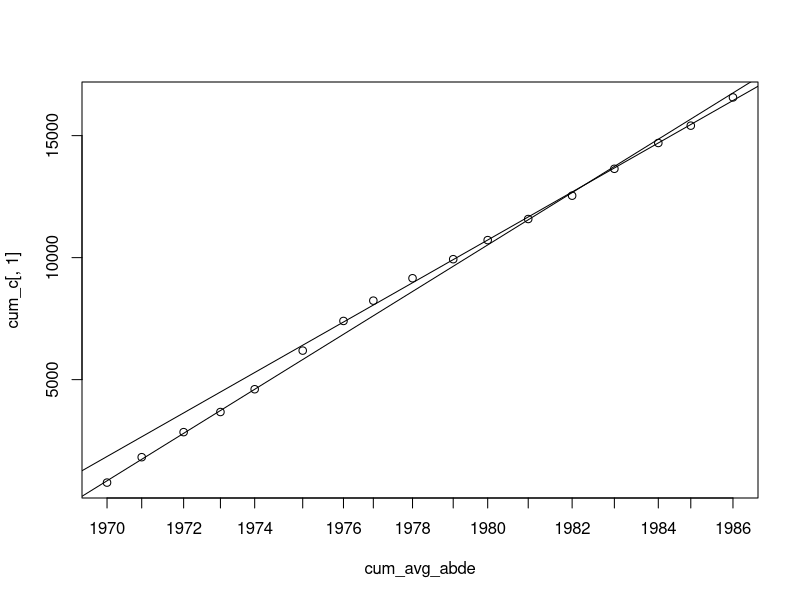
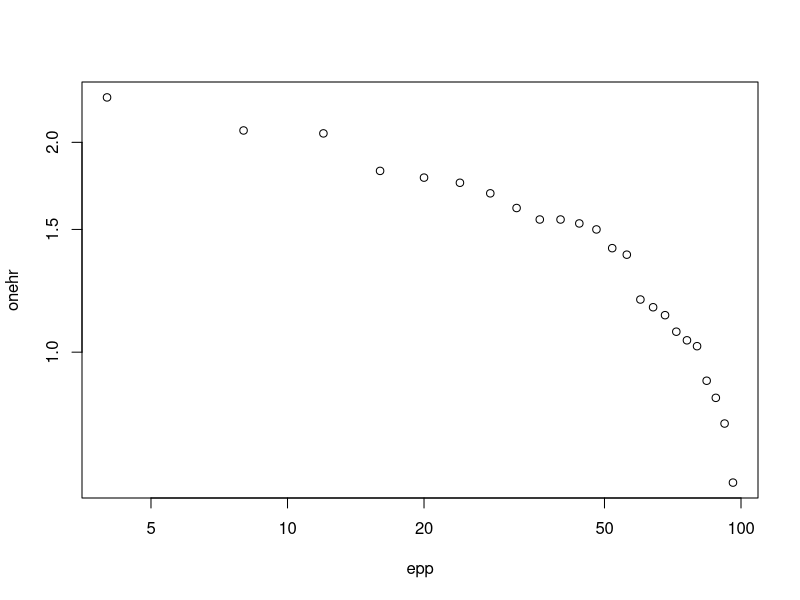
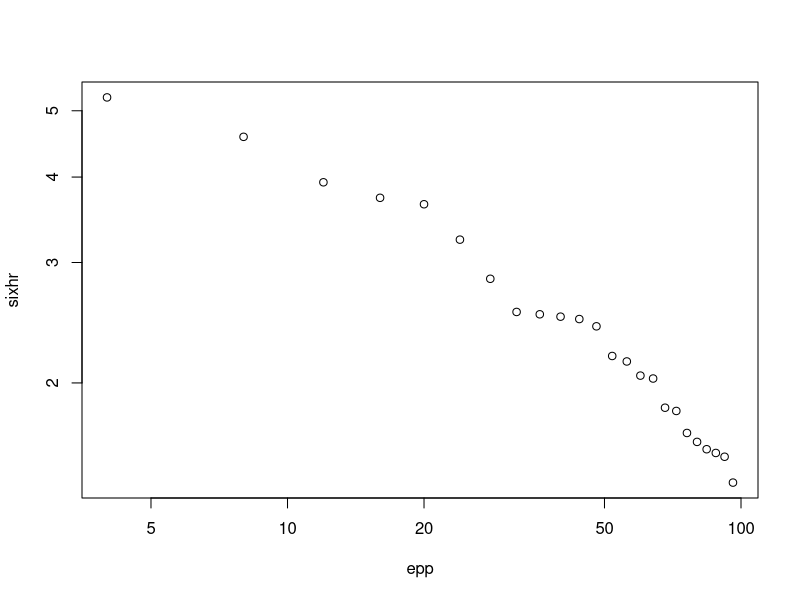
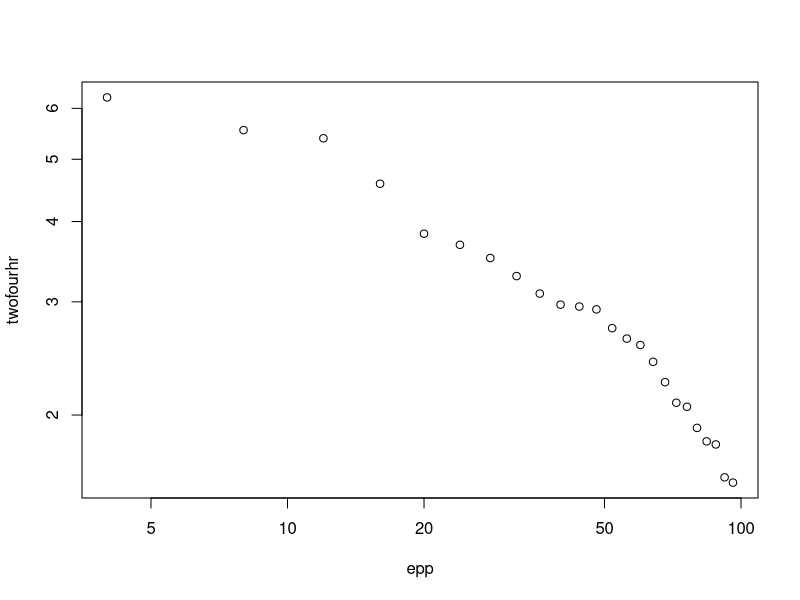

Write R code to recreate these figures, in order.
##1. Double mass curve analysis
#Creating a data frame of given data
year = c(1970,1971,1972,1973,1974,1975,1976,1977,1978,1979,1980,1981,1982,1983,1984,1985,1986)
A = c(1010,1005,1067,1051,801,1411,1222,1012,1153,1140,829,1165,1170,1264,1200,942,1166)
B = c(1161,978,1226,880,1146,1353,1018,751,1059,1223,1003,1120,989,1056,1261,811,969)
C = c(780,1041,1027,825,933,1584,1215,832,918,781,782,865,956,1102,1058,710,1158)
D = c(949,784,1067,1014,923,930,981,683,824,1056,796,1121,1286,1044,991,875,1202)
E = c(1135,970,1158,1022,821,1483,1174,771,1188,967,1088,963,1287,1190,1283,873,1209)
annppt=data.frame(year,A,B,D,E,C)

#Average ABDE
avg_abde = rep(NA,nrow(annppt))
for (i in 1:nrow(annppt)){
  avg_abde[i] = rowMeans(annppt[i,2:5])
}

#Cumulative average ABDE and C
cum_avg_abde = cumsum(avg_abde)
cum_c = cumsum(annppt['C'])

#Plot bw cum_avg_abde and cum_c
plot(cum_avg_abde,cum_c[,1],xaxt='n')
axis(side = 1, at=cum_avg_abde, labels = c("1970", "1971", "1972", "1973", "1974", "1975", "1976", "1977", "1978", "1979", "1980", "1981", "1982", "1983", "1984", "1985", "1986"))

#Calculating fit, k value (assuming bw 1970-1974 and 1975-1986)
fitpre = lm(cum_c[,1][1:5]~cum_avg_abde[1:5]) 
fitpost = lm(cum_c[,1][6:17]~cum_avg_abde[6:17])
abline(fitpre)
abline(fitpost)
sloppre = summary(fitpre$coefficients)[6]
sloppost = summary(fitpost$coefficients)[1]
k=sloppost/sloppre

#Multiplying 1970-1974 C data with k
Cnew=c(C[1:5]*k,C[6:17])

  
##2. Number of gauges question


##3. Depth duration to Intensity duration frequency problem
#Creating data frame of given data
rrank=c(1,2,3,4,5,6,7,8,9,10,11,12,13,14,15,16,17,18,19,20,21,22,23,24)
ep=c(0.04,0.08,0.12,0.16,0.20,0.24,0.28,0.32,0.36,0.40,0.44,0.48,0.52,0.56,0.60,0.64,0.68,0.72,0.76,0.80,0.84,0.88,0.92,0.96)
onehr=c(2.32,2.08,2.06,1.82,1.78,1.75,1.69,1.61,1.55,1.55,1.53,1.50,1.41,1.38,1.19,1.16,1.13,1.07,1.04,1.02,0.91,0.86,0.79,0.65)
sixhr=c(5.23,4.58,3.93,3.73,3.65,3.24,2.84,2.54,2.52,2.50,2.48,2.42,2.19,2.15,2.05,2.03,1.84,1.82,1.69,1.64,1.60,1.58,1.56,1.43)
twofourhr=c(6.24,5.55,5.39,4.58,3.83,3.68,3.51,3.29,3.09,2.97,2.95,2.92,2.73,2.63,2.57,2.42,2.25,2.09,2.06,1.91,1.82,1.80,1.60,1.57)
annmaxrain=data.frame(rrank,ep,onehr,sixhr,twofourhr)

#Plot depth vs exceedence probability perc
epp=ep*100

plot(epp,onehr,log = "xy")
fitonehr = lm(log(onehr)~poly(log(epp),3)) 
abline(fitonehr)

plot(epp,sixhr,log = "xy")
plot(epp,twofourhr,log = "xy")

#Converting depth to intensity

